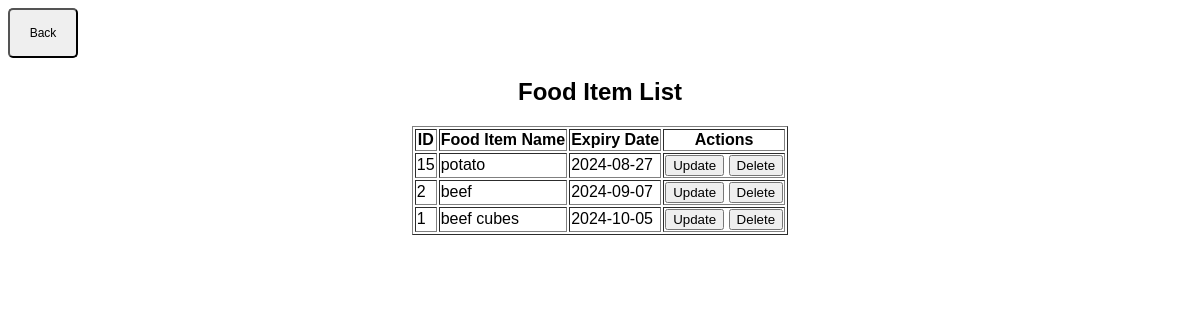
Before: /displayFoodItemList with the older database file.
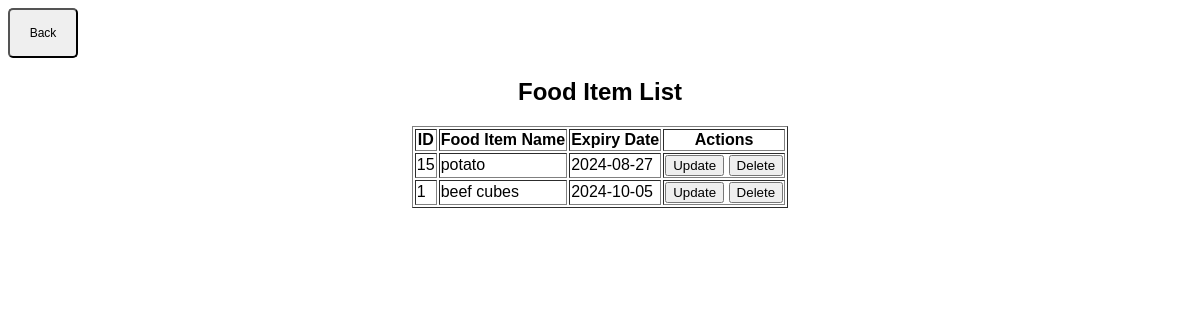
After: the same page with the newer database file.
### tables this page shows
CREATE TABLE foodItem (
    id INTEGER PRIMARY KEY AUTOINCREMENT,
    foodItemName TEXT NOT NULL,
    expiryDate DATE
);

### app.py (the view)
@app.route('/displayFoodItemList')
def getAllFoodItems():
    con = sqlite3.connect("database.db")
    con.row_factory = sqlite3.Row
    cur = con.cursor()
    cur.execute(
        "SELECT id, foodItemName, expiryDate FROM foodItem ORDER BY expiryDate ASC")
    rows = cur.fetchall()
    con.close()
    return render_template("result.html", rows=rows)

### templates/result.html (shortened to what this page needs)
<!DOCTYPE html>
<html lang="en">
<head>
</head>
<body>
    <button onclick="window.history.back()" class="small-button">Back</button>
    <div
        style="font-family: Arial, sans-serif;margin: 0;padding: 0;display: flex;align-items: center;justify-content: center;flex-direction: column;">
        <h2>Food Item List</h2>
        {% if rows %}
        <table border="1">
            <tr>
                <th style="font-family: Arial, sans-serif;">ID</th>
                <th style="font-family: Arial, sans-serif;">Food Item Name</th>
                <th style="font-family: Arial, sans-serif;">Expiry Date</th>
                <th colspan="2" style="font-family: Arial, sans-serif;">Actions</th>
            </tr>
            {% for row in rows %}
            <tr>
                <td style="font-family: Arial, sans-serif;">{{ row['id'] }}</td>
                <td style="font-family: Arial, sans-serif;">{{ row['foodItemName'] }}</td>
                <td style="font-family: Arial, sans-serif;">{{ row['expiryDate'] }}</td>
                <td>
                    <form action="/editForm" method="post" style="display:inline;">
                        <input type="submit" value="Update">
                    </form>
                    <form action="/deleteFoodItem" method="post" style="display:inline;">
                        <input type="submit" value="Delete"
                            onclick="return confirm('Are you sure you want to delete this item?');">
                    </form>
                </td>
            </tr>
            {% endfor %}
        </table>
    </div>
    {% else %}
    <p>No food items available.</p>
    {% endif %}
</body>
</html>

Changed rows visible on the page:
removed foodItem: id "2", foodItemName "beef", expiryDate "2024-09-07"
